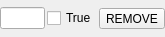
<?xml version="1.0" encoding="UTF-8"?>
<ui version="4.0">
 <class>AnswerEdit</class>
 <widget class="QWidget" name="AnswerEdit">
  <property name="geometry">
   <rect>
    <x>0</x>
    <y>0</y>
    <width>165</width>
    <height>37</height>
   </rect>
  </property>
  <property name="windowTitle">
   <string>Form</string>
  </property>
  <layout class="QHBoxLayout" name="horizontalLayout">
   <property name="spacing">
    <number>2</number>
   </property>
   <property name="leftMargin">
    <number>0</number>
   </property>
   <property name="topMargin">
    <number>0</number>
   </property>
   <property name="rightMargin">
    <number>0</number>
   </property>
   <property name="bottomMargin">
    <number>0</number>
   </property>
   <item>
    <widget class="QLineEdit" name="answer"/>
   </item>
   <item>
    <widget class="QCheckBox" name="right">
     <property name="text">
      <string>True</string>
     </property>
    </widget>
   </item>
   <item>
    <widget class="QToolButton" name="remove">
     <property name="text">
      <string>REMOVE</string>
     </property>
    </widget>
   </item>
  </layout>
 </widget>
 <resources/>
 <connections/>
</ui>
